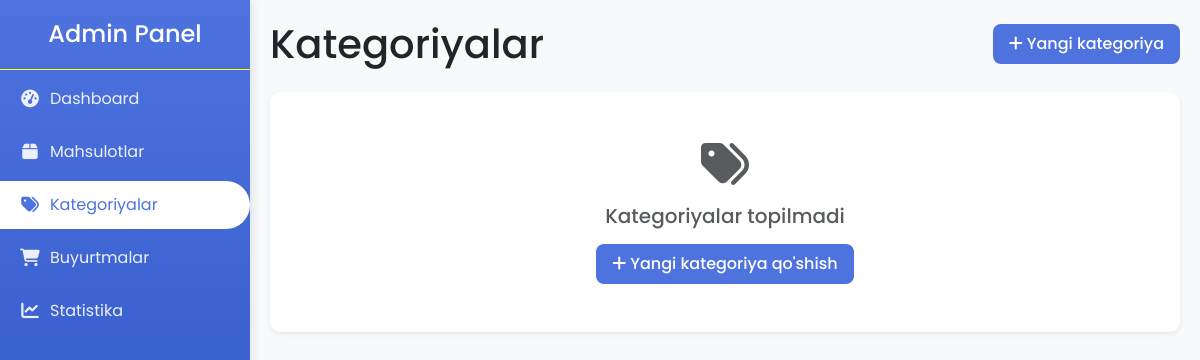
The page /admin-panel/categories/ on the database as committed earlier.
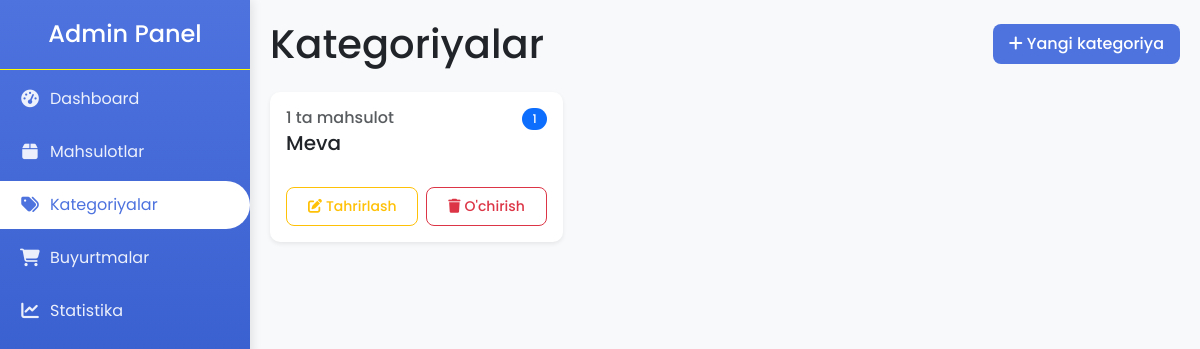
The same page on the database as committed later.
### internet/models.py (models this page shows, shortened)
class Category(models.Model):
    name = models.CharField(max_length=100, unique=True)
    slug = models.SlugField(unique=True, blank=True, null=True)
    created_at = models.DateTimeField(auto_now_add=True)

### internet/admin_views.py (the view)
# urls.py: path('categories/', admin_views.admin_categories, name='admin_categories'),
def admin_categories(request):
    categories = Category.objects.all()
    total_products = sum(category.product_set.count() for category in categories)
    context = {
        'categories': categories,
        'total_products': total_products,
    }
    return render(request, 'admin_panel/categories.html', context)

### internet/context_processors.py (called while the page is built)
def cart(request):
    cart_count = 0
    session_key = request.session.session_key
    if session_key:
        cart, created = Cart.objects.get_or_create(session_key=session_key)
        cart_count = cart.cartitem_set.count()
    return {'cart_count': cart_count}

### templates/admin_panel/categories.html (shortened to what this page needs)
{% extends 'admin_panel/base_admin.html' %}
{% block content %}
    <div class="d-flex justify-content-between align-items-center mb-4">
        <h1 class="mb-0">Kategoriyalar</h1>
        <a href="{% url 'add_category' %}" class="btn btn-primary">
            <i class="fas fa-plus me-1"></i>Yangi kategoriya
        </a>
    </div>
    {% if request.path == '/admin-panel/categories/' and not categories %}
    <div class="card shadow-sm">
        <div class="card-body text-center py-5">
            <i class="fas fa-tags fa-3x text-muted mb-3"></i>
            <h5 class="text-muted mb-3">Kategoriyalar topilmadi</h5>
            <a href="{% url 'add_category' %}" class="btn btn-primary">
                <i class="fas fa-plus me-1"></i>Yangi kategoriya qo'shish
            </a>
        </div>
    </div>
    {% elif categories and request.path == '/admin-panel/categories/' %}
    <div class="row row-cols-1 row-cols-sm-2 row-cols-lg-3 g-3">
        {% for category in categories %}
        <div class="col">
            <div class="card h-100 shadow-sm">
                <div class="card-body d-flex flex-column">
                    <div class="d-flex justify-content-between align-items-start mb-2">
                        <div>
                            <h6 class="text-muted mb-1">{{ category.product_set.count }} ta mahsulot</h6>
                            <h5 class="card-title mb-1">{{ category.name }}</h5>
                        </div>
                        <span class="badge bg-primary rounded-pill">{{ forloop.counter }}</span>
                    </div>
                    <div class="mt-auto d-flex gap-2">
                        <a href="{% url 'edit_category' category.id %}" class="btn btn-sm btn-outline-warning flex-grow-1">
                            <i class="fas fa-edit me-1"></i>Tahrirlash
                        </a>
                        <form action="{% url 'delete_category' category.id %}" method="post" class="flex-grow-1">
                            <button type="submit" class="btn btn-sm btn-outline-danger w-100" onclick="return confirm('Rostdan o\'chirishni xohlaysizmi?')">
                                <i class="fas fa-trash me-1"></i>O'chirish
                            </button>
                        </form>
                    </div>
                </div>
            </div>
        </div>
        {% endfor %}
    </div>
    {% endif %}
{% endblock %}

Rows that differ between the two databases and show on the page:
added Category: product_set.count "1", name "Meva"
Other text that changed with them:
text no longer shown: "Kategoriyalar topilmadi Yangi kategoriya qo'shish"
